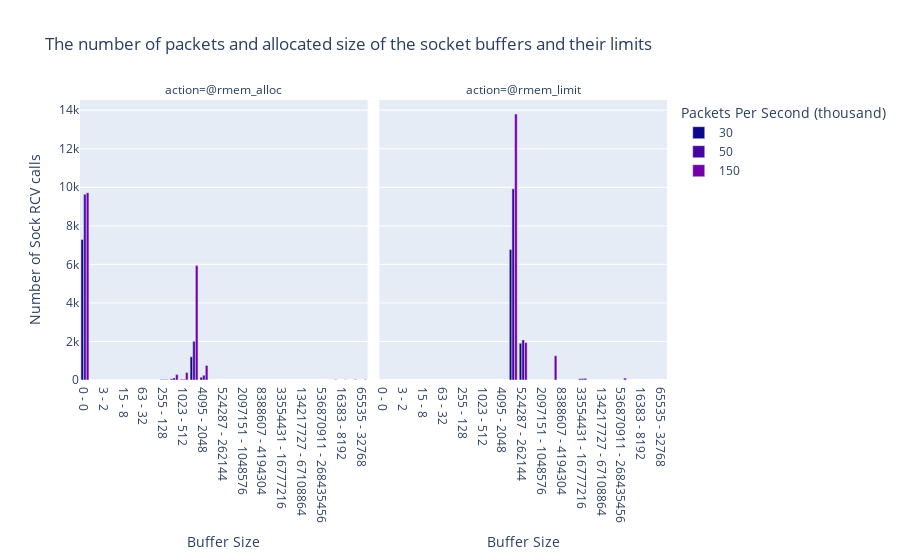

Notebook code for this chart:
### Code cell
from pyspark.sql.types import StructType,StructField, StringType, IntegerType
data_df = spark.read.option("basePath", "../ansible/.results").json("../ansible/.results/kpps=*/tool=sormem")
schema = StructType([
  StructField('type', StringType(), True),
  StructField('kpps', IntegerType(), True),
  StructField('count', IntegerType(), True),
  StructField('min', IntegerType(), True),
  StructField('max', IntegerType(), True),
  StructField('action', StringType(), True),
  ])

#Create empty DataFrame directly.
sormem_df = spark.createDataFrame([], schema)

columns = data_df.select("data.*").columns
data_df = data_df.select("*", "data.*").drop("data")
for c in columns:
    df = data_df.select("*", explode(c).alias("dataExplode")).select("type", "kpps", "dataExplode.*").withColumn('action', lit(c))
    sormem_df = sormem_df.union(df)

sormem_df = sormem_df.orderBy(col('kpps')).select("*", concat_ws(' - ',col('min'),col('max')).alias("interval"))
pd_df = sormem_df.toPandas()
pd_df['kpps'] = pd_df['kpps'].astype(str)
sormem_fig = px.bar(pd_df, x="interval", y="count", color="kpps", barmode="group", facet_col="action",
        title="The number of packets and allocated size of the socket buffers and their limits",
        color_discrete_sequence=px.colors.sequential.Plasma,
        labels={
                    "kpps": "Packets Per Second (thousand)",
                    "count": "Number of Sock RCV calls",
                    "interval": "Buffer Size"
                })
sormem_fig.show()
sormem_fig.write_image("images/sormem.jpeg")
with open(html_output_file, 'a') as f:
    f.write(sormem_fig.to_html(full_html=False, include_plotlyjs='cdn'))

### Figure 1 — Plotly figure (JSON) as saved in the notebook; plotly's stock layout.template omitted (floating-point values rounded to 4 significant figures)
{"data": [{"alignmentgroup": "True", "hovertemplate": "Packets Per Second (thousand)=30<br>action=@rmem_alloc<br>Buffer Size=%{x}<br>Number of Sock RCV calls=%{y}<extra></extra>", "legendgroup": "30", "marker": {"color": "#0d0887", "pattern": {"shape": ""}}, "name": "30", "offsetgroup": "30", "orientation": "v", "showlegend": true, "textposition": "auto", "type": "bar", "x": ["0 - 0", "1 - 1", "3 - 2", "7 - 4", "15 - 8", "31 - 16", "63 - 32", "127 - 64", "255 - 128", "511 - 256", "1023 - 512", "2047 - 1024", "4095 - 2048"], "xaxis": "x", "y": [7287, 0, 0, 0, 0, 0, 0, 0, 20, 63, 37, 1203, 139], "yaxis": "y"}, {"alignmentgroup": "True", "hovertemplate": "Packets Per Second (thousand)=30<br>action=@rmem_limit<br>Buffer Size=%{x}<br>Number of Sock RCV calls=%{y}<extra></extra>", "legendgroup": "30", "marker": {"color": "#0d0887", "pattern": {"shape": ""}}, "name": "30", "offsetgroup": "30", "orientation": "v", "showlegend": false, "textposition": "auto", "type": "bar", "x": ["262143 - 131072", "524287 - 262144", "1048575 - 524288", "2097151 - 1048576", "4194303 - 2097152", "8388607 - 4194304", "16777215 - 8388608", "33554431 - 16777216", "67108863 - 33554432", "134217727 - 67108864", "268435455 - 134217728", "536870911 - 268435456"], "xaxis": "x2", "y": [6766, 1909, 0, 0, 0, 0, 0, 68, 0, 0, 0, 6], "yaxis": "y2"}, {"alignmentgroup": "True", "hovertemplate": "Packets Per Second (thousand)=50<br>action=@rmem_alloc<br>Buffer Size=%{x}<br>Number of Sock RCV calls=%{y}<extra></extra>", "legendgroup": "50", "marker": {"color": "#46039f", "pattern": {"shape": ""}}, "name": "50", "offsetgroup": "50", "orientation": "v", "showlegend": true, "textposition": "auto", "type": "bar", "x": ["0 - 0", "1 - 1", "3 - 2", "7 - 4", "15 - 8", "31 - 16", "63 - 32", "127 - 64", "255 - 128", "511 - 256", "1023 - 512", "2047 - 1024", "4095 - 2048"], "xaxis": "x", "y": [9642, 0, 0, 0, 0, 0, 0, 0, 30, 110, 43, 2006, 250], "yaxis": "y"}, {"alignmentgroup": "True", "hovertemplate": "Packets Per Second (thousand)=50<br>action=@rmem_limit<br>Buffer Size=%{x}<br>Number of Sock RCV calls=%{y}<extra></extra>", "legendgroup": "50", "marker": {"color": "#46039f", "pattern": {"shape": ""}}, "name": "50", "offsetgroup": "50", "orientation": "v", "showlegend": false, "textposition": "auto", "type": "bar", "x": ["262143 - 131072", "524287 - 262144", "1048575 - 524288", "2097151 - 1048576", "4194303 - 2097152", "8388607 - 4194304", "16777215 - 8388608", "33554431 - 16777216", "67108863 - 33554432", "134217727 - 67108864", "268435455 - 134217728", "536870911 - 268435456"], "xaxis": "x2", "y": [9922, 2081, 0, 0, 0, 0, 0, 72, 0, 0, 0, 6], "yaxis": "y2"}, {"alignmentgroup": "True", "hovertemplate": "Packets Per Second (thousand)=150<br>action=@rmem_alloc<br>Buffer Size=%{x}<br>Number of Sock RCV calls=%{y}<extra></extra>", "legendgroup": "150", "marker": {"color": "#7201a8", "pattern": {"shape": ""}}, "name": "150", "offsetgroup": "150", "orientation": "v", "showlegend": true, "textposition": "auto", "type": "bar", "x": ["0 - 0", "1 - 1", "3 - 2", "7 - 4", "15 - 8", "31 - 16", "63 - 32", "127 - 64", "255 - 128", "511 - 256", "1023 - 512", "2047 - 1024", "4095 - 2048", "8191 - 4096", "16383 - 8192", "32767 - 16384", "65535 - 32768"], "xaxis": "x", "y": [9723, 0, 0, 0, 0, 0, 0, 0, 27, 281, 394, 5937, 758, 25, 14, 20, 22], "yaxis": "y"}, {"alignmentgroup": "True", "hovertemplate": "Packets Per Second (thousand)=150<br>action=@rmem_limit<br>Buffer Size=%{x}<br>Number of Sock RCV calls=%{y}<extra></extra>", "legendgroup": "150", "marker": {"color": "#7201a8", "pattern": {"shape": ""}}, "name": "150", "offsetgroup": "150", "orientation": "v", "showlegend": false, "textposition": "auto", "type": "bar", "x": ["262143 - 131072", "524287 - 262144", "1048575 - 524288", "2097151 - 1048576", "4194303 - 2097152", "8388607 - 4194304", "16777215 - 8388608", "33554431 - 16777216", "67108863 - 33554432", "134217727 - 67108864", "268435455 - 134217728", "536870911 - 268435456"], "xaxis": "x2", "y": [13803, 1943, 0, 0, 1262, 0, 0, 92, 0, 0, 0, 101], "yaxis": "y2"}], "layout": {"annotations": [{"font": {}, "showarrow": false, "text": "action=@rmem_alloc", "x": 0.245, "xanchor": "center", "xref": "paper", "y": 1, "yanchor": "bottom", "yref": "paper"}, {"font": {}, "showarrow": false, "text": "action=@rmem_limit", "x": 0.755, "xanchor": "center", "xref": "paper", "y": 1, "yanchor": "bottom", "yref": "paper"}], "barmode": "group", "legend": {"title": {"text": "Packets Per Second (thousand)"}, "tracegroupgap": 0}, "title": {"text": "The number of packets and allocated size of the socket buffers and their limits"}, "xaxis": {"anchor": "y", "domain": [0, 0.49], "title": {"text": "Buffer Size"}}, "xaxis2": {"anchor": "y2", "domain": [0.51, 1], "matches": "x", "title": {"text": "Buffer Size"}}, "yaxis": {"anchor": "x", "domain": [0, 1], "title": {"text": "Number of Sock RCV calls"}}, "yaxis2": {"anchor": "x2", "domain": [0, 1], "matches": "y", "showticklabels": false}}}
